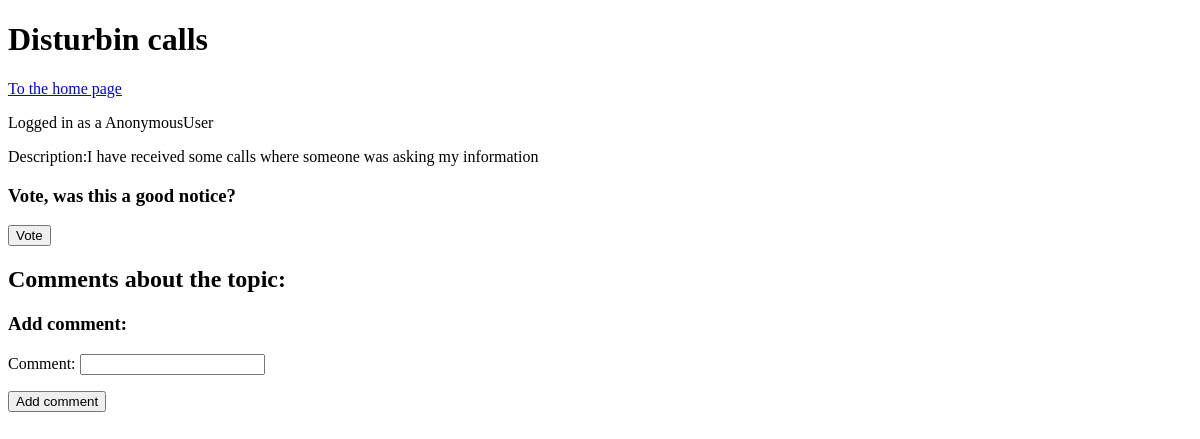
Page /secureapp/4/ on the earlier database version.
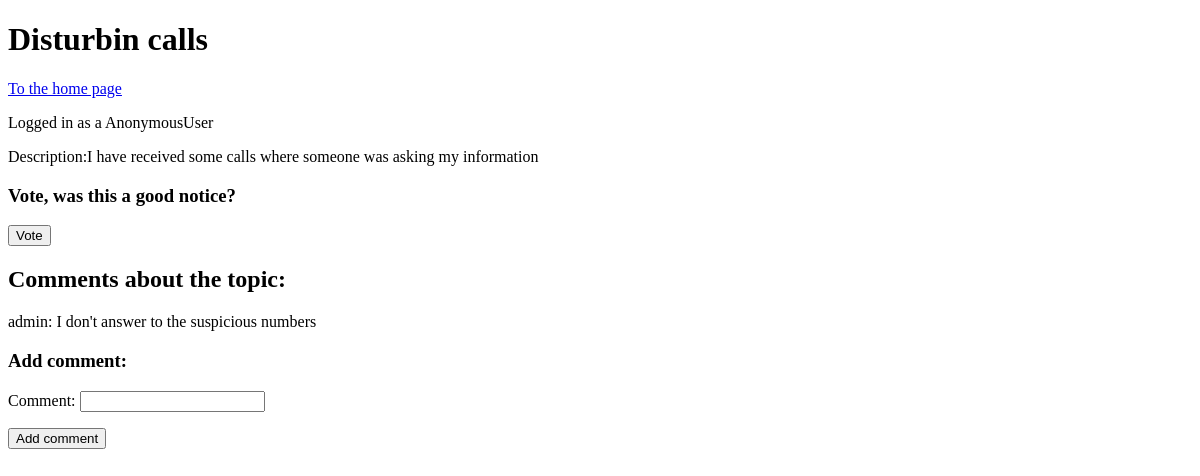
Same page on the later database version.
### secureapp/models.py (models this page shows, shortened)
class Comment(models.Model):
    notice = models.ForeignKey(Notice, on_delete=models.CASCADE)
    commenttext = models.CharField('Comment',max_length=2000)
    user = models.ForeignKey(User, on_delete=models.CASCADE)

### secureapp/views.py (the view, shortened to what this page needs)
# urls.py: path('<int:pk>/', views.DetailView.as_view(), name='detail'),
class DetailView(generic.DetailView):
    model = Notice
    template_name = 'secureapp/details.html'
    def get(self, request, *args, **kwargs):
            n = self.get_object()
            comments = Comment.objects.all()
            sqlq = request.GET.get('search')
            if sqlq:
                comments = Comment.objects.raw("SELECT * FROM Comment WHERE title LIKE '%{}%'".format(sqlq))
            form = CommentForm()
            return render(request, self.template_name, {'notice': n, 'comments': comments, 'form': form})

### secureapp/forms.py
class CommentForm(forms.ModelForm):
    class Meta:
        model = Comment
        fields = ['commenttext']

### secureapp/templates/secureapp/details.html (shortened to what this page needs)
<!DOCTYPE html>
<head>
</head>
<h1>{{ notice.notice_title }}</h1>
<a href="{% url 'secureapp:home'%}">To the home page</a>
<p>Logged in as a {{user}}</p>
<p>Description:{{ notice.description }}</p>
<h3>Vote, was this a good notice?</h3>
<form action="{% url 'secureapp:vote' notice.id %}" method="post">
    <input type="submit" value="Vote">
</form>
{% block content %}
<h2>Comments about the topic:</h2>
{% for comment in comments %}
    {%if comment.notice.id == notice.id %}
    <p>{{ comment.user.username }}: {{comment.commenttext }}</p>
    {%endif%}
{% endfor %}
<h3>Add comment:</h3>
<form method="post" action="{% url 'secureapp:detail' notice.id %}">
    {{ form.as_p }}
    <button type="submit">Add comment</button>
</form>
{% endblock %}

Differences in the rows shown:
added Comment: user.username "admin", commenttext "I don't answer to the suspicious numbers"
